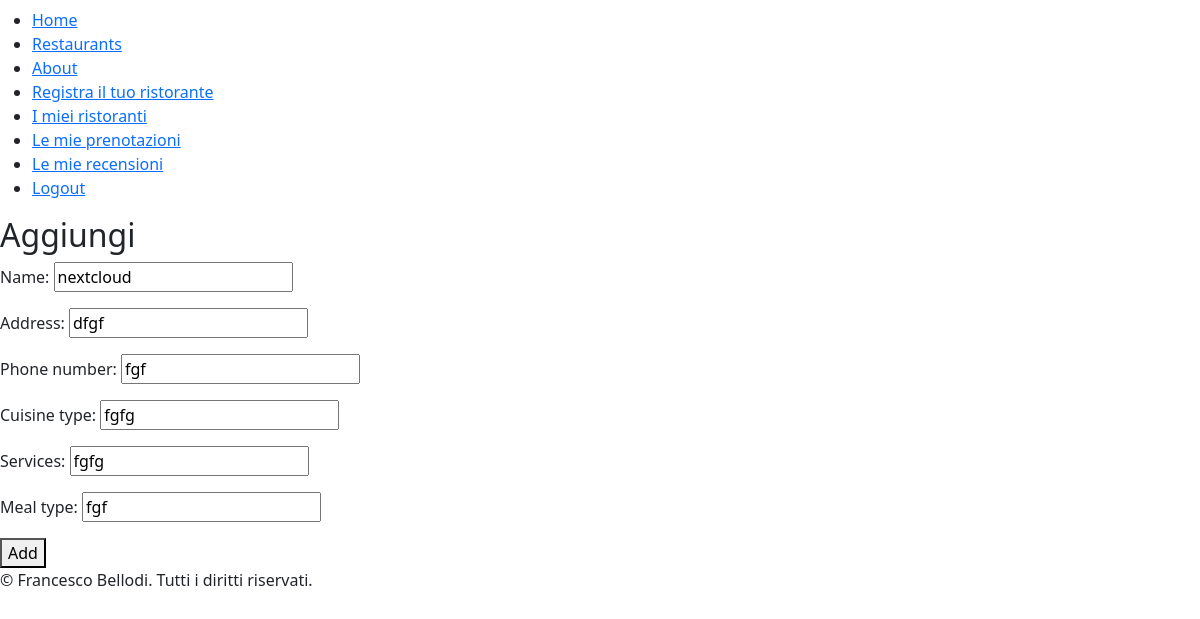
The app's page /user/5/update/ (signed in), older data.
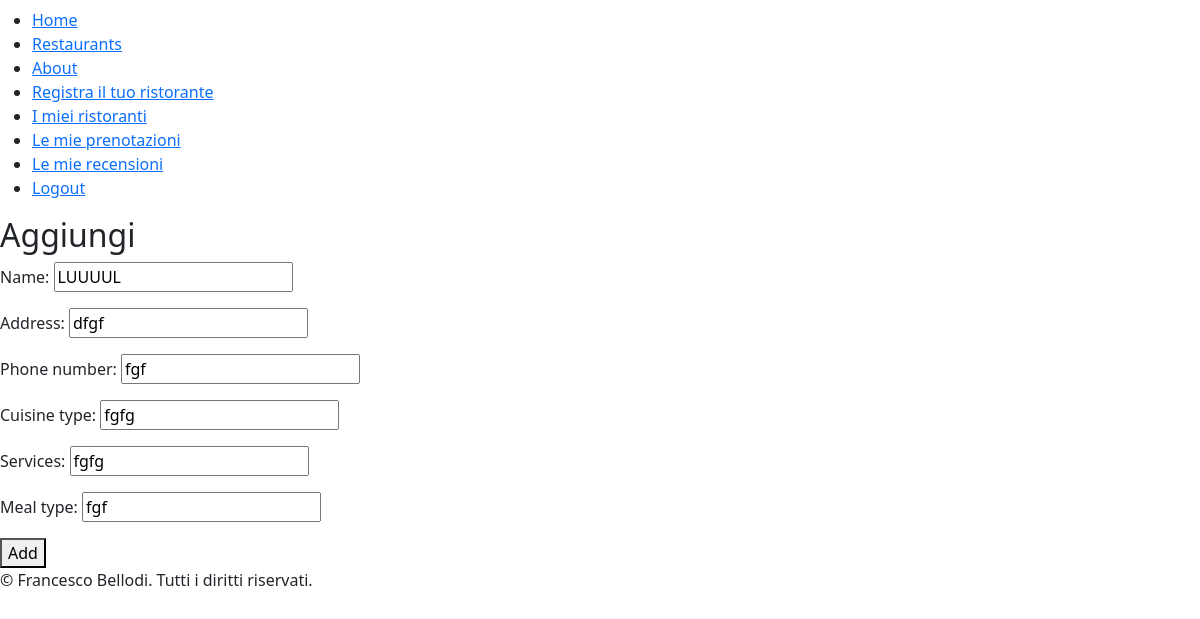
The same page, newer data.
### restaurantsApp/models.py (models this page shows, shortened)
class Restaurant(models.Model):
    restaurantID = models.IntegerField(primary_key=True)
    owner = models.ForeignKey(settings.AUTH_USER_MODEL, on_delete=models.CASCADE)
    name = models.CharField(max_length=100)
    address = models.CharField(max_length=200)
    phone_number = PhoneNumberField()
    cuisine_type = models.CharField(max_length=50)
    services = models.CharField(max_length=200)
    meal_type = models.CharField(max_length=100)
    max_booking = models.IntegerField(default=100)

### restaurantsApp/views.py (the view)
# urls.py: path("<int:pk>/update/", RestaurantUpdateView.as_view(), name='restaurant_update'),
class RestaurantUpdateView(OwnerAccessMixin, UpdateView):
    model = Restaurant
    success_url = reverse_lazy('user_restaurants')
    fields = ['name', 'address', 'phone_number', 'cuisine_type', 'services', 'meal_type']
    template_name = 'restaurantsApp/restaurant_create.html'

### mixins/user_mixins.py (called while the page is built)
    def test_func(self):
        restaurant = get_object_or_404(Restaurant, pk=self.kwargs['pk'])
        return restaurant.owner == self.request.user

### restaurantsApp/templates/restaurantsApp/restaurant_create.html (shortened to what this page needs)
{% extends "base.html" %}
{% block content %}
  <h2>Aggiungi</h2>
  <form method="post">
    {{ form.as_p }}
    <button type="submit">Add</button>
  </form>
{% endblock %}

Row changes from the older to the newer data that the page shows:
changed Restaurant "dfgf": name "nextcloud" → "LUUUUL"
